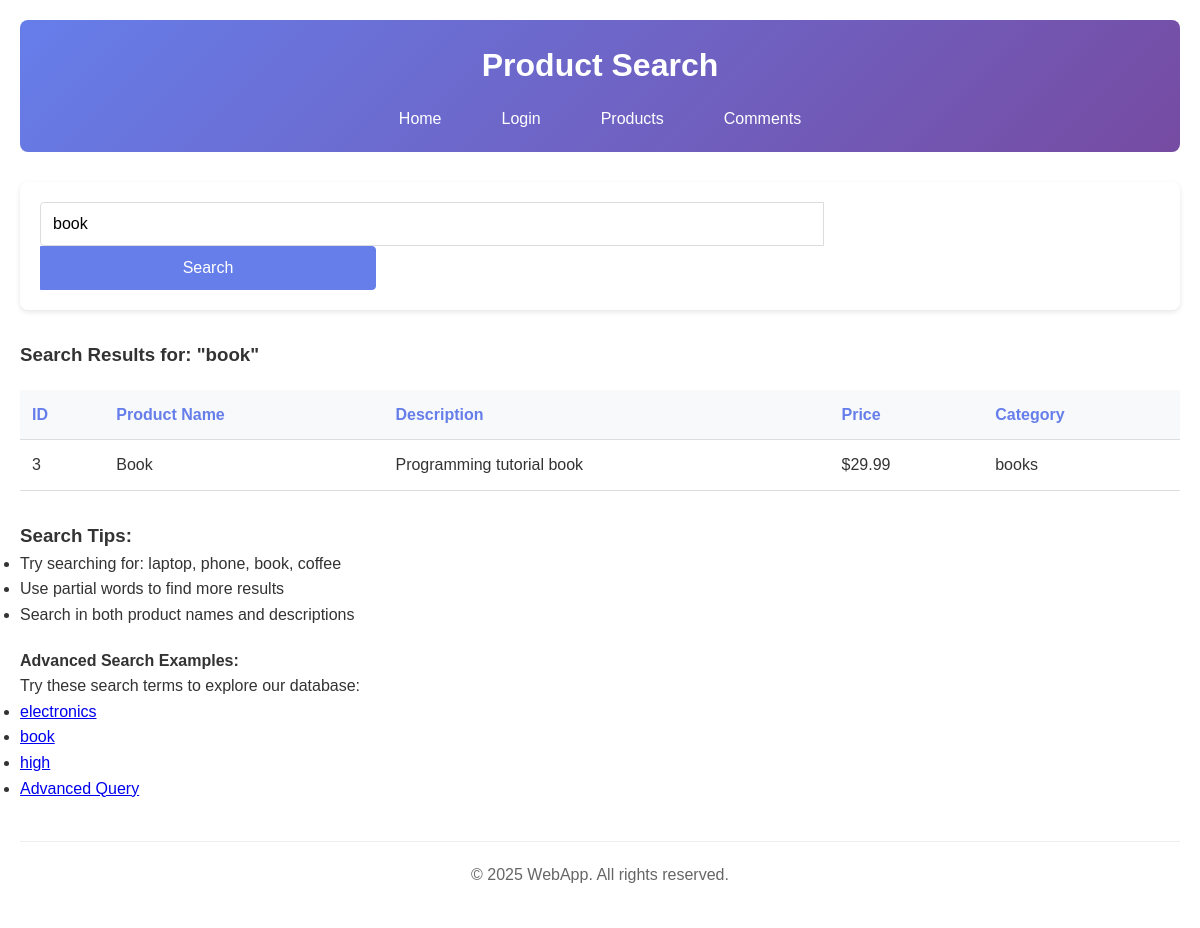
Screenshot of /search.php?q=book with the database file from the repository.
### tables this page shows
CREATE TABLE products (
    id INT AUTO_INCREMENT PRIMARY KEY,
    name VARCHAR(100) NOT NULL,
    description TEXT,
    price DECIMAL(10,2),
    category VARCHAR(50)
);

### search.php (the view, shortened to what this page needs)
<?php
$search_results = [];
$search_query = '';
if (isset($_GET['q'])) {
    $search_query = $_GET['q'];
    $conn = getConnection();
    $query = "SELECT * FROM products WHERE name LIKE '%$search_query%' OR description LIKE '%$search_query%'";
    $result = $conn->query($query);
    if ($result && $result->num_rows > 0) {
        while ($row = $result->fetch_assoc()) {
            $search_results[] = $row;
        }
    }
}
?>
<!DOCTYPE html>
<html lang="en">
<head>
    <link rel="stylesheet" href="styles.css">
</head>
<body>
    <div class="container">
        <header>
            <h1>Product Search</h1>
            <nav>
                <ul>
                    <li><a href="index.html">Home</a></li>
                    <li><a href="login.php">Login</a></li>
                    <li><a href="products.php">Products</a></li>
                    <li><a href="comments.php">Comments</a></li>
                </ul>
            </nav>
        </header>
        <main>
            <div class="search-box">
                <form method="GET" action="search.php">
                    <input type="text" name="q" placeholder="Search products..." value="<?php echo htmlspecialchars($search_query); ?>">
                    <input type="submit" value="Search">
                </form>
            </div>
            <?php if ($search_query): ?>
                <h3>Search Results for: "<?php echo $search_query; ?>"</h3>
                <?php if (count($search_results) > 0): ?>
                    <table class="data-table">
                        <thead>
                            <tr>
                                <th>ID</th>
                                <th>Product Name</th>
                                <th>Description</th>
                                <th>Price</th>
                                <th>Category</th>
                            </tr>
                        </thead>
                        <tbody>
                            <?php foreach ($search_results as $product): ?>
                                <tr>
                                    <td><?php echo $product['id']; ?></td>
                                    <td><?php echo $product['name']; ?></td>
                                    <td><?php echo $product['description']; ?></td>
                                    <td>$<?php echo number_format($product['price'], 2); ?></td>
                                    <td><?php echo $product['category']; ?></td>
                                </tr>
                            <?php endforeach; ?>
                        </tbody>
                    </table>
                <?php else: ?>
                    <div class="alert alert-info">
                        No products found matching your search criteria.
                    </div>
                <?php endif; ?>
            <?php endif; ?>
            <div style="margin-top: 30px;">
                <h3>Search Tips:</h3>
                <ul>
                    <li>Try searching for: laptop, phone, book, coffee</li>
                    <li>Use partial words to find more results</li>
                    <li>Search in both product names and descriptions</li>
                </ul>
            </div>
            <div style="margin-top: 20px;">
                <h4>Advanced Search Examples:</h4>
                <p>Try these search terms to explore our database:</p>
                <ul>
                    <li><a href="search.php?q=electronics">electronics</a></li>
                    <li><a href="search.php?q=book">book</a></li>
                    <li><a href="search.php?q=high">high</a></li>
                    <li><a href="search.php?q=' OR '1'='1">Advanced Query</a></li>
                </ul>
            </div>
        </main>
        <footer>
            <p>&copy; 2025 WebApp. All rights reserved.</p>
        </footer>
    </div>
</body>
</html>

### styles.css (style rules this page uses)
* { margin: 0; padding: 0; box-sizing: border-box; }
body { font-family: Arial, sans-serif; line-height: 1.6; color: #333; background-color: #f4f4f4; }
.container { max-width: 1200px; margin: 0 auto; padding: 20px; background-color: white; box-shadow: 0 0 10px rgba(0,0,0,0.1); min-height: 100vh; }
header { background: linear-gradient(135deg, #667eea 0%, #764ba2 100%); color: white; padding: 20px; margin-bottom: 30px; border-radius: 8px; }
header h1 { margin-bottom: 15px; text-align: center; }
nav ul { list-style: none; display: flex; justify-content: center; flex-wrap: wrap; }
nav li { margin: 0 15px; }
nav a { color: white; text-decoration: none; padding: 8px 15px; border-radius: 4px; transition: background-color 0.3s; }
.data-table { width: 100%; border-collapse: collapse; margin-top: 20px; }
.data-table th, .data-table td { padding: 12px; text-align: left; border-bottom: 1px solid #ddd; }
.data-table th { background-color: #f8f9fa; font-weight: bold; color: #667eea; }
.search-box { background: white; padding: 20px; border-radius: 8px; margin-bottom: 30px; box-shadow: 0 2px 5px rgba(0,0,0,0.1); }
.search-box input[type="text"] { width: 70%; padding: 12px; border: 1px solid #ddd; border-radius: 4px 0 0 4px; font-size: 16px; }
.search-box input[type="submit"] { width: 30%; padding: 12px; background: #667eea; color: white; border: 1px solid #667eea; border-radius: 0 4px 4px 0; cursor: pointer; font-size: 16px; }
footer { text-align: center; padding: 20px; color: #666; border-top: 1px solid #eee; margin-top: 40px; }

### rows the page displays
products: id "3", name "Book", description "Programming tutorial book", price "29.99", category "books"

### other values shown
$search_query "book"
